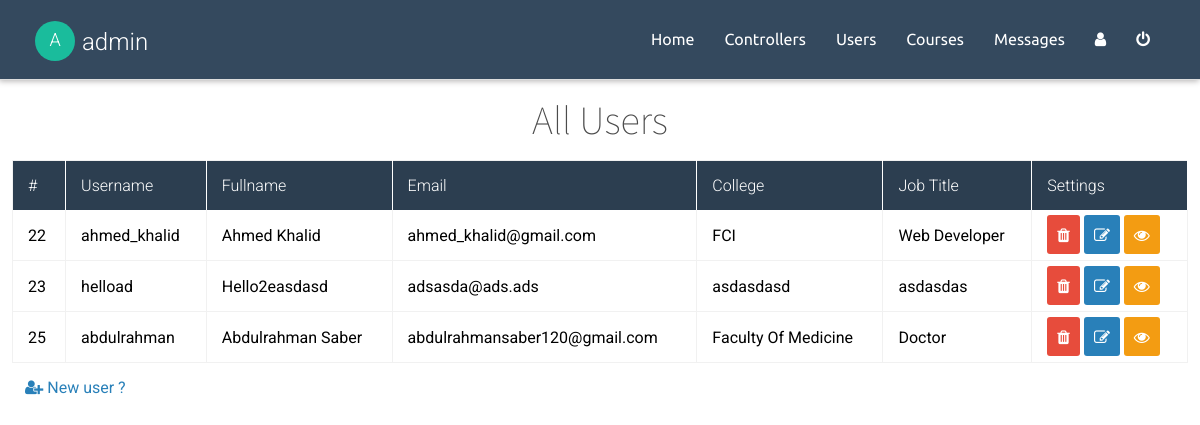
/admin/control/users.php?control=manage (signed in), run on the app's committed database.
### tables this page shows
CREATE TABLE `controller` (
  `ControllerID` int(11) NOT NULL,
  `ControllerName` varchar(80) NOT NULL,
  `Controller_Username` varchar(50) NOT NULL,
  `Job` varchar(50) NOT NULL,
  `College` varchar(50) NOT NULL,
  `Controller_Email` varchar(255) NOT NULL,
  `Controller_Password` varchar(80) NOT NULL,
  `JoinedIn` timestamp NOT NULL DEFAULT CURRENT_TIMESTAMP,
  `Controller_YouTube` text NOT NULL,
  `Controller_FB` text NOT NULL,
  `Controller_Twitter` text NOT NULL,
  `Controller_GoogleP` text NOT NULL,
  `Controller_Instagram` text NOT NULL
);

CREATE TABLE `users` (
  `UserID` int(11) NOT NULL,
  `Username` varchar(50) NOT NULL,
  `Fullname` varchar(255) NOT NULL,
  `Email` varchar(255) NOT NULL,
  `Password` varchar(80) NOT NULL,
  `Status` tinyint(1) NOT NULL DEFAULT '0',
  `College` varchar(50) NOT NULL,
  `Job` varchar(50) NOT NULL,
  `JoinedIn` timestamp NOT NULL DEFAULT CURRENT_TIMESTAMP
);

### admin/control/incs/functions/get_userData.func.php (called while the page is built)
<?php
  function getControllerData($session_name)
  {
    global $conn;
    $session_userid = $_SESSION[$session_name];
    $getData = $conn->prepare('SELECT * FROM controller WHERE ControllerID = ?');
    $getData->execute(array($session_userid));
    return $getData->fetch();
  }

### admin/control/users.php (the view, shortened to what this page needs)
<?php
  include('incs/all.php');
  $getUsers = $conn->prepare("SELECT * FROM users");
  $getUsers->execute();
  $getUserData = $getUsers->fetchAll();
?>
  <?php if ($_GET['control'] == 'manage') { ?>
    <section class='users-manage'>
      <h1 class='center _100 light mt-15 mb-15 gray'>All Users</h1>
      <table>
        <tr>
          <th>#</th>
          <th>Username</th>
          <th>Fullname</th>
          <th>Email</th>
          <th>College</th>
          <th>Job Title</th>
          <th>Settings</th>
        </tr>
        <?php foreach ($getUserData as $userData) { ?>
          <tr>
            <td><?php echo $userData['UserID']; ?></td>
            <td><?php echo $userData['Username']; ?></td>
            <td><?php echo $userData['Fullname']; ?></td>
            <td><?php echo $userData['Email']; ?></td>
            <td><?php echo $userData['College']; ?></td>
            <td><?php echo $userData['Job']; ?></td>
            <td>
              <a href="?control=delete&user_id=<?php echo $userData['UserID']; ?>" class='btn btn-danger tooltip' text='Delete'><i class='fa fa-trash'></i></a>
              <a href="?control=edit&user_id=<?php echo $userData['UserID']; ?>" class='btn btn-primary tooltip' text='Edit'><i class='fa fa-edit'></i></a>
              <a href="?control=no-control&action=view&user_id=<?php echo $userData['UserID']; ?>" class='btn btn-warning tooltip' text='View'><i class='fa fa-eye'></i></a>
            </td>
          </tr>
        <?php } ?>
      </table>
      <a href="?control=new-user" class='mt-15 ml-25' style='display: block;'><i class='fa fa-user-plus'></i> New user ?</a>
    </section>
  <?php } ?>
<?php include($paths['AIF'] . 'footer.php'); ?>

### admin/control/incs/all.php (shortened to what this page needs)
<?php
  $paths = [
    'css'                   => 'layout/css/',
    'js'                    => 'layout/js/',
    'pictures'              => 'layout/pictures/',
    'incs'                  => 'incs/',
    'func'                  => 'incs/functions/',
    'oop'                   => 'incs/oop/',
    'AIF'                   => 'incs/all/'
  ];
  foreach (glob($paths['AIF'] . '*.php') as $impor_file) {
    include($impor_file);
  }

### admin/control/incs/all/nav.php (shortened to what this page needs)
<?php
  $adminData = getControllerData('admin_id');
?>
<nav class="navbar">
  <h1>
    <div><?php echo $adminData['ControllerName'][0]; ?></div>
    <a href="#"><?php echo $adminData['Controller_Username']; ?></a>
  </h1>
  <ul>
    <div class='hidden'>
      <li><a href="index.php">Home</a></li>
      <li><a href="controllers.php">Controllers</a></li>
      <li><a href="users.php">Users</a></li>
      <li><a href="courses.php">Courses</a></li>
      <li><a href="messages.php">Messages</a></li>
      <li title='Profile'><a href="profile.php"><i class='fa fa-user'></i></a></li>
      <li title='Logout'><a href="logout.php"><i class='fa fa-power-off'></i></a></li>
    </div>
  </ul>
</nav>

### admin/control/layout/css/nav.css (style rules this page uses)
.navbar ul li a { font-family:'Ubuntu' }
.navbar { background-color:#34495e;padding:0 35px }
.navbar>h1 { display:flex;margin-top:13px }
.navbar>h1 a { color:#FFF }
.navbar>h1 div { width:40px;height:40px;text-align:center;border-radius:50%;background-color:#1abc9c;margin-right:7px;font-size:18px;line-height:2.125em;color:#fff;text-transform:uppercase;margin-top:-7px }
.navbar ul li { padding:30px 0 }
.navbar ul li a { cursor:pointer;color:#FFF;padding:30px 15px }

### admin/control/layout/css/admin-control-panel.css (style rules this page uses)
.users-manage>h1 { font-size:2.5em }
.users-manage table tr th { background-color:#2c3e50 }
.users-manage table tr td { padding:15px }

### data on the page
controller: ControllerName "A", Controller_Username "admin"
users: UserID "22", Username "ahmed_khalid", Fullname "Ahmed Khalid", Email "ahmed_khalid@gmail.com", College "FCI", Job "Web Developer"
users: UserID "23", Username "helload", Fullname "Hello2easdasd", Email "adsasda@ads.ads", College "asdasdasd", Job "asdasdas"
users: UserID "25", Username "abdulrahman", Fullname "Abdulrahman Saber", Email "abdulrahmansaber120@gmail.com", College "Faculty Of Medicine", Job "Doctor"
